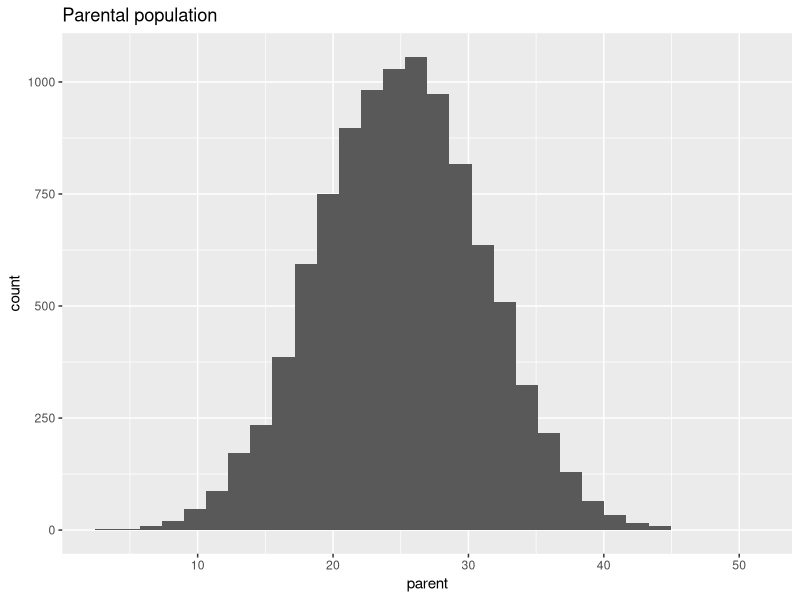
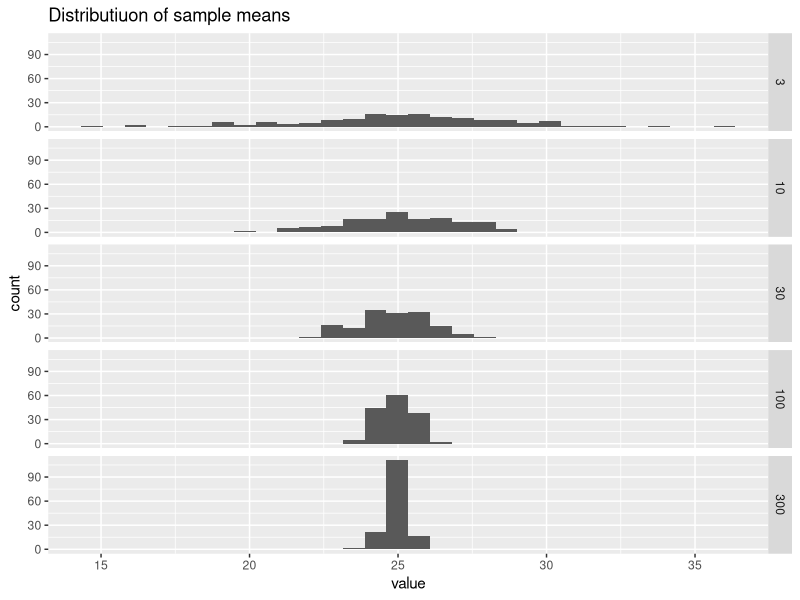

Reproduce these figures in R, in order. (Note: this script raises an error after producing the figures.)
# 2 - Estimation

# Presentation: From the Normal distribution to the Central Limit Theorem (CLT)
# Exercise: Simulating the CLT
# Presentation: From the CLT to confidence intervals
# Exercise: Calculating confidence intervals
# Q&A
##################################################################################################################

# Load packages
library(tidyverse)

##################################################################################################################
# Simulating the CLT

# Make a large population
set.seed(136)
population <- data.frame(parent = rnorm(10^4, 25, 6))

mean(population$parent)        
sd(population$parent)        

# plot it:
ggplot(population, aes(parent)) +
  geom_histogram() +
  ggtitle("Parental population")

# Draw x number of samples, each with a n observations

x <- 150
n <- c(3, 10, 30, 100, 300)

n %>% 
  map(~ replicate(x, mean(sample(population$parent, .)), simplify = T)) %>% 
  as.data.frame() %>% 
  gather(key, value) %>% 
  mutate(key = rep(n, each = x)) -> samples

ggplot(samples, aes(value)) +
  geom_histogram() +
  facet_grid(key ~ .) +
  ggtitle("Distributiuon of sample means")

##################################################################################################################
# Calculate the SEM for our sample of martian heights




##################################################################################################################
# Calculating confidence intervals

set.seed(136)
n <- c(3, 10, 30, 100, 300)

n %>% 
  map(~ sample(population$parent, .)) %>% 
  unlist() %>% 
  data.frame(value = .,
             sample_size = unlist(map2(.x = n, .y = n, ~ rep(.x, each = .y)))) -> mySamples

mySamples %>% 
  group_by(sample_size) %>% 
  summarise(avg = ...,
            stdev = ...,
            SEM = ...,
            error = 1.96, # from the Normal distribution for now
            lower = ...,
            upper = ...) -> mySummary

##################################################################################################################
# Calculate the 95% CI for our sample of martian heights




